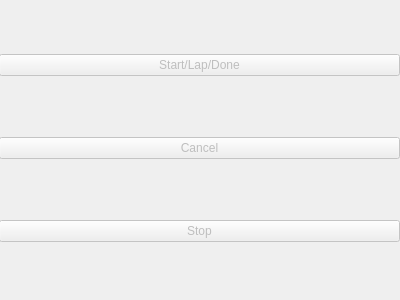
<?xml version="1.0" encoding="UTF-8"?>
<ui version="4.0">
 <class>Form</class>
 <widget class="QWidget" name="Form">
  <property name="windowModality">
   <enum>Qt::WindowModal</enum>
  </property>
  <property name="geometry">
   <rect>
    <x>0</x>
    <y>0</y>
    <width>400</width>
    <height>300</height>
   </rect>
  </property>
  <property name="sizePolicy">
   <sizepolicy hsizetype="Expanding" vsizetype="Expanding">
    <horstretch>0</horstretch>
    <verstretch>0</verstretch>
   </sizepolicy>
  </property>
  <property name="windowTitle">
   <string>Form</string>
  </property>
  <widget class="QWidget" name="horizontalLayoutWidget">
   <property name="geometry">
    <rect>
     <x>-1</x>
     <y>-1</y>
     <width>401</width>
     <height>301</height>
    </rect>
   </property>
   <layout class="QHBoxLayout" name="horizontalLayout">
    <property name="sizeConstraint">
     <enum>QLayout::SetNoConstraint</enum>
    </property>
    <item>
     <layout class="QVBoxLayout" name="verticalLayout">
      <property name="sizeConstraint">
       <enum>QLayout::SetNoConstraint</enum>
      </property>
      <item>
       <widget class="QPushButton" name="start_and_lap">
        <property name="enabled">
         <bool>false</bool>
        </property>
        <property name="text">
         <string>Start/Lap/Done</string>
        </property>
       </widget>
      </item>
      <item>
       <widget class="QPushButton" name="cancel_button">
        <property name="enabled">
         <bool>false</bool>
        </property>
        <property name="text">
         <string>Cancel</string>
        </property>
       </widget>
      </item>
      <item>
       <widget class="QPushButton" name="stop_button">
        <property name="enabled">
         <bool>false</bool>
        </property>
        <property name="text">
         <string>Stop</string>
        </property>
       </widget>
      </item>
     </layout>
    </item>
   </layout>
  </widget>
 </widget>
 <resources/>
 <connections/>
</ui>
